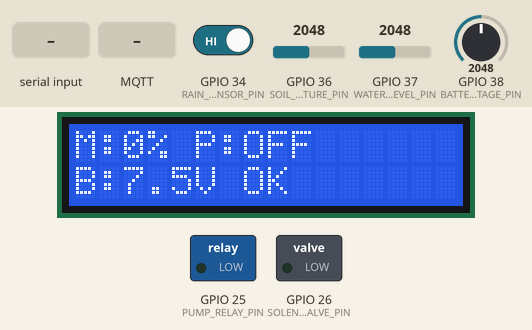
Bench run of a sketch on a simulated ESP32. Parts: 16×2 character LCD, switched loads named in the sketch (green lamp = pin HIGH). The test bench sets the inputs (shaded band); at power-on: GPIO 34 (RAIN_SENSOR_PIN) HIGH, GPIO 38 (BATTERY_VOLTAGE_PIN) = 2048, GPIO 36 (SOIL_MOISTURE_PIN) = 2048, GPIO 37 (WATER_LEVEL_PIN) = 2048. WiFi joins after 1.5 s; servers stay silent unless stated; no MQTT or app messages arrive unless stated; nothing arrives over Bluetooth unless stated; what the sketch prints to the serial monitor is not drawn.

Above: at 3.8 s.
3.9 s: GPIO 34 (RAIN_SENSOR_PIN) driven LOW
At 8.1 s:
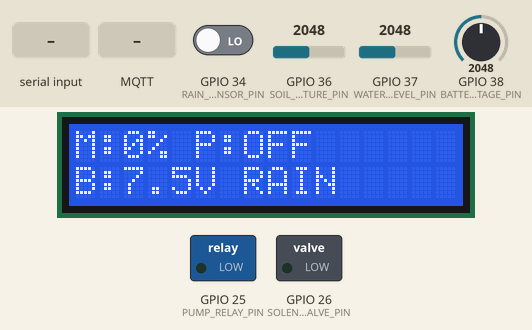
9.2 s: "PUMP_ON\n" received over the second serial link
At 14.2 s:
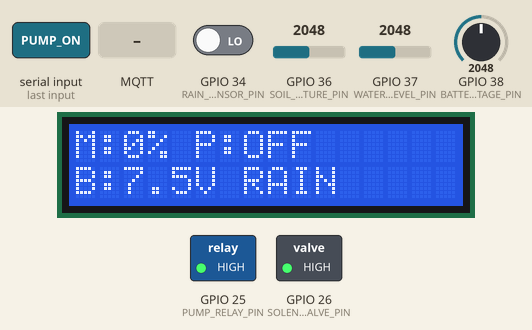
19.2 s: GPIO 38 (BATTERY_VOLTAGE_PIN) set to 1960
At 24.0 s:
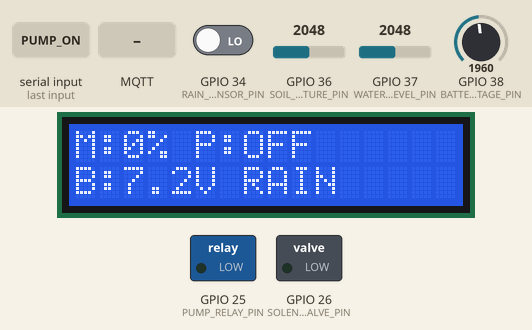
24.3 s: GPIO 36 (SOIL_MOISTURE_PIN) set to 1228
At 28.9 s:
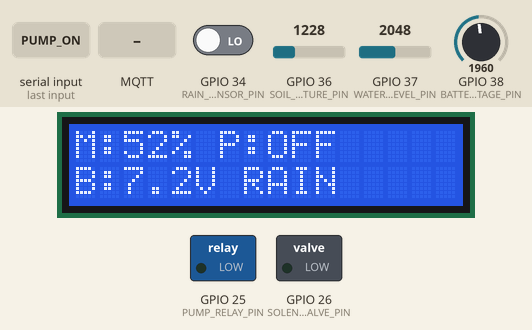
29.3 s: GPIO 38 (BATTERY_VOLTAGE_PIN) set to 2040
At 33.8 s:
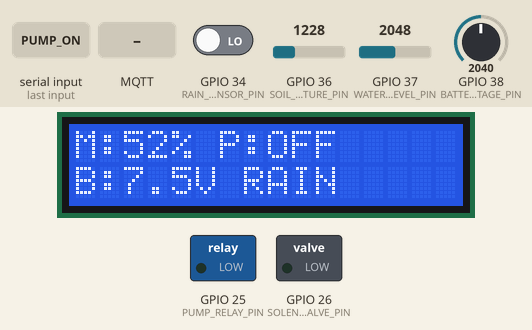
34.3 s: MQTT message "PUMP_ON" arrives on the first subscribed topic
Timing chart, 0 to 37.3 s (numbered marks = the images above; inputs shaded):
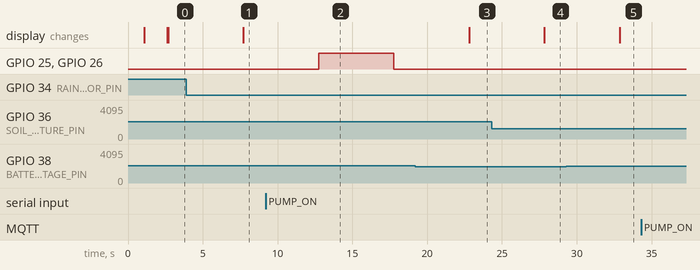

The sketch:

main.ino
```cpp
/*
 * AgroFlow Pro - Smart Irrigation System
 * Main Firmware for ESP32
 *
 * Features:
 * - Solar-powered IoT irrigation system
 * - Real-time soil moisture monitoring
 * - Rain detection & automatic shutdown
 * - SMS alerts via GSM
 * - Web dashboard + Bluetooth fallback
 * - Battery backup system
 *
 * Author: Bal Vigyan Project
 * Date: December 2025
 * Version: 1.0
 */

#include <Arduino.h>
#include <WiFi.h>
#include <MQTT.h>
#include <Wire.h>
#include <LiquidCrystal_I2C.h>
#include <BluetoothSerial.h>

// ==================== CONFIGURATION ====================

// WiFi Configuration
const char* ssid = "YOUR_SSID";
const char* password = "YOUR_PASSWORD";
const char* mqtt_server = "mqtt.example.com";
const int mqtt_port = 1883;

// Pin Definitions
#define SOIL_MOISTURE_PIN A0      // Analog pin for soil moisture
#define RAIN_SENSOR_PIN 34        // Digital pin for rain sensor
#define WATER_LEVEL_PIN A1        // Analog pin for water level
#define TEMP_HUMIDITY_PIN 32      // DHT11 pin
#define PUMP_RELAY_PIN 25         // Relay control for pump
#define SOLENOID_VALVE_PIN 26     // Solenoid valve control
#define BATTERY_VOLTAGE_PIN A2    // Battery voltage monitoring
#define LCD_SDA 21                // I2C SDA
#define LCD_SCL 22                // I2C SCL

// Thresholds
#define SOIL_MOISTURE_DRY 1800    // Raw value for dry soil
#define SOIL_MOISTURE_WET 700     // Raw value for wet soil
#define MOISTURE_THRESHOLD_LOW 35 // Start watering at 35%
#define MOISTURE_THRESHOLD_HIGH 80 // Stop watering at 80%
#define WATER_TANK_MIN 200        // Minimum water level alert
#define BATTERY_MIN_VOLTAGE 10.5  // Minimum battery voltage

// ==================== GLOBAL VARIABLES ====================

LiquidCrystal_I2C lcd(0x27, 16, 2); // I2C address 0x27, 16x2 display
BluetoothSerial SerialBT;
WiFiClient espClient;
MQTTClient client;

// System State Variables
struct SystemState {
  float soilMoisture;
  float waterLevel;
  float temperature;
  float humidity;
  float batteryVoltage;
  bool rainDetected;
  bool pumpActive;
  bool systemError;
  unsigned long lastUpdate;
};

SystemState currentState = {0, 0, 0, 0, 0, false, false, false, 0};

// ==================== SETUP ====================

void setup() {
  Serial.begin(115200);
  delay(1000);

  Serial.println("\n\n========== AgroFlow Pro Initializing ==========");

  // Initialize pins
  pinMode(PUMP_RELAY_PIN, OUTPUT);
  pinMode(SOLENOID_VALVE_PIN, OUTPUT);
  pinMode(RAIN_SENSOR_PIN, INPUT);

  // Default: pump off
  digitalWrite(PUMP_RELAY_PIN, LOW);
  digitalWrite(SOLENOID_VALVE_PIN, LOW);

  // Initialize I2C LCD
  Wire.begin(LCD_SDA, LCD_SCL);
  lcd.init();
  lcd.backlight();
  lcd.setCursor(0, 0);
  lcd.print("AgroFlow Pro");
  lcd.setCursor(0, 1);
  lcd.print("Initializing...");

  // Initialize Bluetooth
  SerialBT.begin("AgroFlow_Pro"); // Bluetooth device name
  Serial.println("Bluetooth started, name: AgroFlow_Pro");

  // Initialize WiFi
  initWiFi();

  // Initialize MQTT
  client.begin(mqtt_server, mqtt_port, espClient);
  client.onMessage(onMqttMessage);

  // Test sensors
  testSensors();

  Serial.println("Setup complete!");
  lcd.clear();
  lcd.setCursor(0, 0);
  lcd.print("Ready!");
}

// ==================== MAIN LOOP ====================

void loop() {
  // Update system state
  updateSensorReadings();

  // Check connectivity
  if (!client.connected()) {
    reconnectMqtt();
  }
  client.loop();

  // Main irrigation logic
  irrigationControl();

  // Check for alerts
  checkAlerts();

  // Update display
  updateDisplay();

  // Log data to MQTT
  publishData();

  // Handle Bluetooth commands
  handleBluetoothInput();

  // Delay before next iteration
  delay(5000); // 5-second update interval
}

// ==================== SENSOR READING FUNCTIONS ====================

void updateSensorReadings() {
  // Read soil moisture
  int rawMoisture = analogRead(SOIL_MOISTURE_PIN);
  currentState.soilMoisture = mapMoisture(rawMoisture);

  // Read water level
  int rawWaterLevel = analogRead(WATER_LEVEL_PIN);
  currentState.waterLevel = mapWaterLevel(rawWaterLevel);

  // Read rain sensor
  currentState.rainDetected = digitalRead(RAIN_SENSOR_PIN) == LOW;

  // Read battery voltage
  int rawBattery = analogRead(BATTERY_VOLTAGE_PIN);
  currentState.batteryVoltage = (rawBattery / 4095.0) * 15.0; // Scale for voltage divider

  // Read temperature/humidity (DHT11)
  // TODO: Add DHT11 library and implement
  currentState.temperature = 28.5; // Placeholder
  currentState.humidity = 65.0;    // Placeholder

  currentState.lastUpdate = millis();
}

float mapMoisture(int rawValue) {
  // Convert raw ADC value to percentage (0-100%)
  if (rawValue > SOIL_MOISTURE_DRY) return 0;
  if (rawValue < SOIL_MOISTURE_WET) return 100;

  return ((float)(SOIL_MOISTURE_DRY - rawValue) / (SOIL_MOISTURE_DRY - SOIL_MOISTURE_WET)) * 100;
}

float mapWaterLevel(int rawValue) {
  // Convert raw ADC value to tank percentage
  return (rawValue / 4095.0) * 100;
}

// ==================== IRRIGATION CONTROL ====================

void irrigationControl() {
  // Override: Stop if it's raining
  if (currentState.rainDetected) {
    stopPump();
    return;
  }

  // Override: Stop if water tank is low
  if (currentState.waterLevel < WATER_TANK_MIN) {
    stopPump();
    return;
  }

  // Override: Stop if battery is critically low
  if (currentState.batteryVoltage < BATTERY_MIN_VOLTAGE) {
    stopPump();
    return;
  }

  // Main irrigation logic
  if (currentState.soilMoisture < MOISTURE_THRESHOLD_LOW) {
    // Soil is dry, start watering
    startPump();
  }
  else if (currentState.soilMoisture > MOISTURE_THRESHOLD_HIGH) {
    // Soil is wet, stop watering
    stopPump();
  }
  // Otherwise maintain current state
}

void startPump() {
  if (!currentState.pumpActive) {
    digitalWrite(PUMP_RELAY_PIN, HIGH);
    digitalWrite(SOLENOID_VALVE_PIN, HIGH);
    currentState.pumpActive = true;

    Serial.println("Pump started");
    SerialBT.println("Pump started");
  }
}

void stopPump() {
  if (currentState.pumpActive) {
    digitalWrite(PUMP_RELAY_PIN, LOW);
    digitalWrite(SOLENOID_VALVE_PIN, LOW);
    currentState.pumpActive = false;

    Serial.println("Pump stopped");
    SerialBT.println("Pump stopped");
  }
}

// ==================== ALERT SYSTEM ====================

void checkAlerts() {
  // Low water level alert
  if (currentState.waterLevel < WATER_TANK_MIN) {
    sendAlert("ALERT: Water tank low! Level: " + String(currentState.waterLevel) + "%");
  }

  // Low battery alert
  if (currentState.batteryVoltage < BATTERY_MIN_VOLTAGE) {
    sendAlert("ALERT: Battery low! Voltage: " + String(currentState.batteryVoltage) + "V");
  }

  // Rain detected
  if (currentState.rainDetected) {
    sendAlert("INFO: Rain detected, irrigation stopped");
  }

  // System error
  if (currentState.systemError) {
    sendAlert("ERROR: System malfunction detected!");
  }
}

void sendAlert(String message) {
  Serial.println(message);
  SerialBT.println(message);
  // TODO: Add SMS functionality via GSM module
}

// ==================== DISPLAY FUNCTIONS ====================

void updateDisplay() {
  static unsigned long lastDisplayUpdate = 0;

  if (millis() - lastDisplayUpdate > 2000) { // Update display every 2 seconds
    lcd.clear();

    // Line 1: Moisture | Temp
    lcd.setCursor(0, 0);
    lcd.print("M:");
    lcd.print((int)currentState.soilMoisture);
    lcd.print("% ");

    if (currentState.pumpActive) {
      lcd.print("P:ON ");
    } else {
      lcd.print("P:OFF");
    }

    // Line 2: Battery | Rain
    lcd.setCursor(0, 1);
    lcd.print("B:");
    lcd.print(currentState.batteryVoltage, 1);
    lcd.print("V ");

    if (currentState.rainDetected) {
      lcd.print("RAIN");
    } else {
      lcd.print("OK  ");
    }

    lastDisplayUpdate = millis();
  }
}

// ==================== MQTT FUNCTIONS ====================

void initWiFi() {
  WiFi.begin(ssid, password);

  int attempts = 0;
  while (WiFi.status() != WL_CONNECTED && attempts < 20) {
    delay(500);
    Serial.print(".");
    attempts++;
  }

  if (WiFi.status() == WL_CONNECTED) {
    Serial.println("\nWiFi connected!");
    Serial.print("IP: ");
    Serial.println(WiFi.localIP());
  } else {
    Serial.println("\nWiFi failed! Using Bluetooth fallback");
  }
}

void reconnectMqtt() {
  while (!client.connected()) {
    Serial.print("Attempting MQTT connection...");

    if (client.connect("AgroFlow_ESP32")) {
      Serial.println("connected");
      client.subscribe("agroflow/command");
    } else {
      Serial.print("failed, rc=");
      Serial.print(client.lastError());
      Serial.println(" try again in 5 seconds");
      delay(5000);
    }
  }
}

void publishData() {
  if (client.connected()) {
    // Create JSON payload
    String payload = "{";
    payload += "\"moisture\":" + String(currentState.soilMoisture, 2) + ",";
    payload += "\"waterLevel\":" + String(currentState.waterLevel, 2) + ",";
    payload += "\"temperature\":" + String(currentState.temperature, 2) + ",";
    payload += "\"humidity\":" + String(currentState.humidity, 2) + ",";
    payload += "\"battery\":" + String(currentState.batteryVoltage, 2) + ",";
    payload += "\"rain\":" + String(currentState.rainDetected ? "true" : "false") + ",";
    payload += "\"pump\":" + String(currentState.pumpActive ? "true" : "false");
    payload += "}";

    client.publish("agroflow/data", payload);
  }
}

void onMqttMessage(String &topic, String &payload) {
  Serial.println("MQTT message: " + topic + " = " + payload);

  if (payload == "PUMP_ON") {
    startPump();
  } else if (payload == "PUMP_OFF") {
    stopPump();
  }
}

// ==================== BLUETOOTH FUNCTIONS ====================

void handleBluetoothInput() {
  if (SerialBT.available()) {
    String command = SerialBT.readStringUntil('\n');
    command.trim();

    if (command == "PUMP_ON") {
      startPump();
    } else if (command == "PUMP_OFF") {
      stopPump();
    } else if (command == "STATUS") {
      printStatus();
    } else if (command == "RESTART") {
      ESP.restart();
    }
  }
}

void printStatus() {
  String status = "=== AgroFlow Status ===\n";
  status += "Moisture: " + String(currentState.soilMoisture, 1) + "%\n";
  status += "Water Level: " + String(currentState.waterLevel, 1) + "%\n";
  status += "Temperature: " + String(currentState.temperature, 1) + "°C\n";
  status += "Humidity: " + String(currentState.humidity, 1) + "%\n";
  status += "Battery: " + String(currentState.batteryVoltage, 2) + "V\n";
  status += "Pump: " + String(currentState.pumpActive ? "ON" : "OFF") + "\n";
  status += "Rain: " + String(currentState.rainDetected ? "YES" : "NO") + "\n";

  SerialBT.println(status);
}

// ==================== TESTING FUNCTIONS ====================

void testSensors() {
  Serial.println("\nTesting sensors...");

  // Test soil moisture
  int moisture = analogRead(SOIL_MOISTURE_PIN);
  Serial.println("Soil Moisture: " + String(moisture));

  // Test rain sensor
  int rain = digitalRead(RAIN_SENSOR_PIN);
  Serial.println("Rain Sensor: " + String(rain));

  // Test water level
  int water = analogRead(WATER_LEVEL_PIN);
  Serial.println("Water Level: " + String(water));

  // Test battery voltage
  int battery = analogRead(BATTERY_VOLTAGE_PIN);
  Serial.println("Battery ADC: " + String(battery));

  Serial.println("Sensor test complete!\n");
}

// ==================== END OF FIRMWARE ====================
```

Measured:
- after the input at 3.9 s, the display: changes after 3.8 s (image 1)
- after the input at 9.2 s, GPIO 25 (PUMP_RELAY_PIN), GPIO 26 (SOLENOID_VALVE_PIN): LOW → HIGH after 3.5 s, → LOW 5.0 s later
- after the input at 19.2 s, the display: changes after 3.6 s (image 3)
- after the input at 24.3 s, the display: changes after 3.5 s (image 4)
- after the input at 29.3 s, the display: changes after 3.6 s (image 5)
